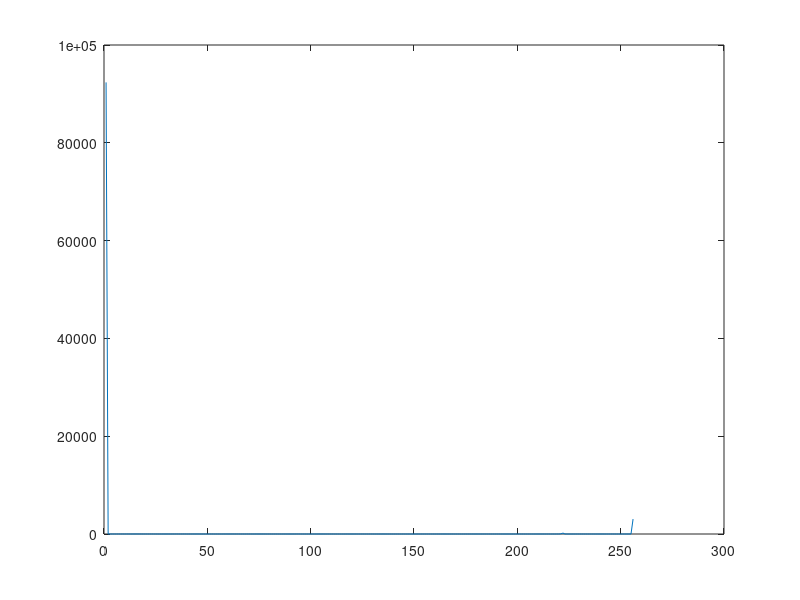
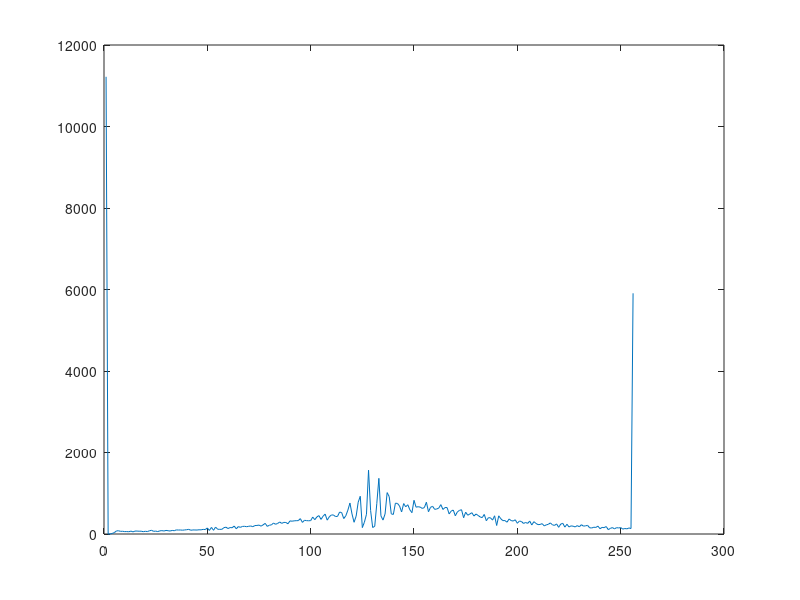
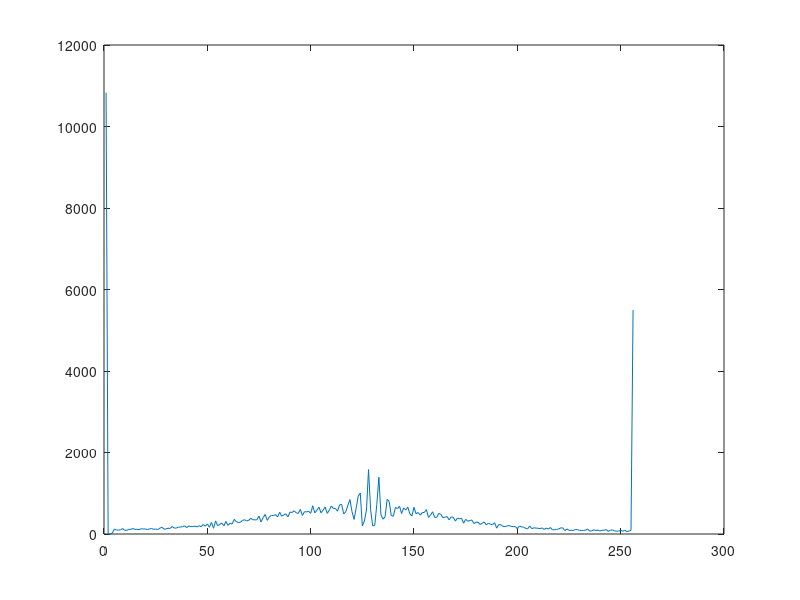
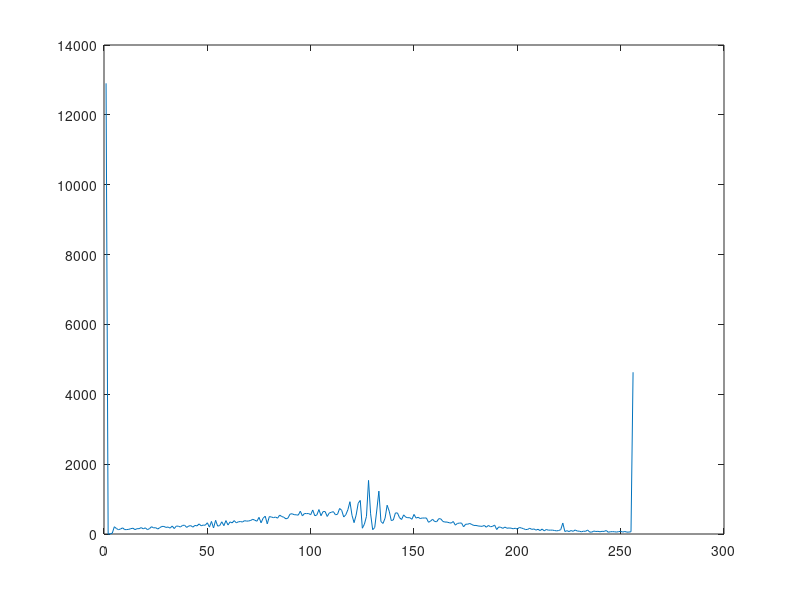

Write the MATLAB code that produced these figures, in order.
function retval = showHists()
  
  load("nbss.mat");
  data = vbss;
  images_data_normalized = normalize(vbss);  

  number_of_images = size(images_data_normalized)(1);
  for image_number = 1:number_of_images;
    i = imhist(images_data_normalized(image_number,:,:));
    plot(i);
    #hold on;
    figure();
  end

endfunction
